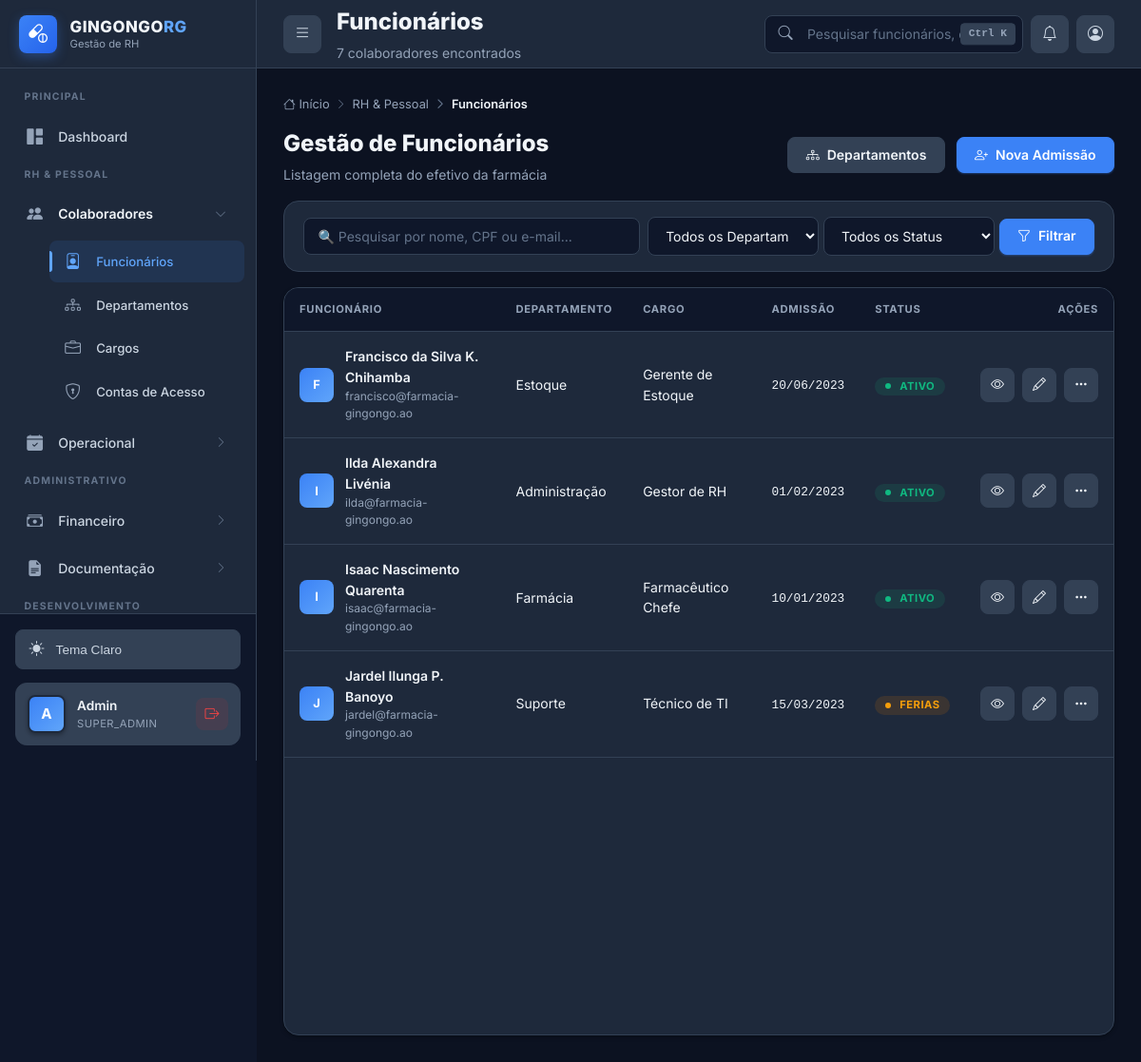
Screenshot of /funcionarios.php (signed in) with the database file from the repository.
### tables this page shows
CREATE TABLE IF NOT EXISTS funcionarios (
    id INT AUTO_INCREMENT PRIMARY KEY,
    nome_completo VARCHAR(200) NOT NULL,
    bi VARCHAR(30) NOT NULL UNIQUE,
    data_nascimento DATE NOT NULL,
    sexo ENUM('M', 'F', 'Outro') NOT NULL,
    telefone VARCHAR(20),
    email VARCHAR(100),
    endereco TEXT,

     
    departamento_id INT NOT NULL,
    cargo_id INT NOT NULL,
    data_admissao DATE NOT NULL,
    data_demissao DATE NULL,
    tipo_contrato ENUM('Tempo_Indeterminado', 'Tempo_Determinado', 'Estagio', 'Temporario') DEFAULT 'Tempo_Indeterminado',
    status ENUM('ativo', 'ferias', 'afastado', 'demitido') DEFAULT 'ativo',

     
    salario_atual DECIMAL(10, 2) NOT NULL,
    banco VARCHAR(100),
    agencia VARCHAR(20),
    conta VARCHAR(30),
    iban VARCHAR(50) NULL,
    nif_angolano VARCHAR(20) NULL,
    foto VARCHAR(500) NULL,
    
     
    usuario_id INT NULL,
    
     
    created_at TIMESTAMP DEFAULT CURRENT_TIMESTAMP,
    updated_at TIMESTAMP DEFAULT CURRENT_TIMESTAMP ON UPDATE CURRENT_TIMESTAMP,
    
     
    FOREIGN KEY (departamento_id) REFERENCES departamentos(id) ON DELETE RESTRICT,
    FOREIGN KEY (cargo_id) REFERENCES cargos(id) ON DELETE RESTRICT,
    FOREIGN KEY (usuario_id) REFERENCES usuarios(id) ON DELETE SET NULL,
    
     
    INDEX idx_bi (bi),
    INDEX idx_nome (nome_completo),
    INDEX idx_status (status),
    INDEX idx_departamento (departamento_id),
    INDEX idx_cargo (cargo_id),
    INDEX idx_data_admissao (data_admissao)
);

CREATE TABLE IF NOT EXISTS departamentos (
    id INT AUTO_INCREMENT PRIMARY KEY,
    nome VARCHAR(100) NOT NULL UNIQUE,
    descricao TEXT,
    responsavel_id INT NULL,
    ativo BOOLEAN DEFAULT TRUE,
    created_at TIMESTAMP DEFAULT CURRENT_TIMESTAMP,
    updated_at TIMESTAMP DEFAULT CURRENT_TIMESTAMP ON UPDATE CURRENT_TIMESTAMP,
    INDEX idx_ativo (ativo),
    INDEX idx_nome (nome)
);

CREATE TABLE IF NOT EXISTS cargos (
    id INT AUTO_INCREMENT PRIMARY KEY,
    nome VARCHAR(100) NOT NULL UNIQUE,
    salario_base DECIMAL(10, 2) NOT NULL,
    descricao TEXT,
    nivel_hierarquico ENUM('operacional', 'tecnico', 'gerencial', 'diretivo') DEFAULT 'operacional',
    requer_certificacao BOOLEAN DEFAULT FALSE,
    ativo BOOLEAN DEFAULT TRUE,
    created_at TIMESTAMP DEFAULT CURRENT_TIMESTAMP,
    updated_at TIMESTAMP DEFAULT CURRENT_TIMESTAMP ON UPDATE CURRENT_TIMESTAMP,
    INDEX idx_ativo (ativo),
    INDEX idx_nivel (nivel_hierarquico)
);

### public/funcionarios.php (the view, shortened to what this page needs)
<?php
$db = Database::getInstance()->getConnection();
$busca = trim($_GET['busca'] ?? '');
try {
    $sql = "SELECT f.*, d.nome as departamento_nome, c.nome as cargo_nome
            FROM funcionarios f
            LEFT JOIN departamentos d ON f.departamento_id = d.id
            LEFT JOIN cargos c ON f.cargo_id = c.id
            WHERE 1=1";
    $params = [];
    $sql .= " ORDER BY f.nome_completo ASC";
    $stmt = $db->prepare($sql);
    $stmt->execute($params);
    $funcionarios = $stmt->fetchAll();
} catch (Exception $e) {
    $funcionarios = [];
    $departamentos = [];
    error_log("Erro ao listar funcionários: " . $e->getMessage());
}
?>
<!DOCTYPE html>
<html lang="pt-BR">
<head>
    <link rel="stylesheet" href="https://cdn.jsdelivr.net/npm/bootstrap-icons@1.11.3/font/bootstrap-icons.min.css">
    <link rel="stylesheet" href="css/style-2026.css">
</head>
<body class="dashboard-body">
    <div class="app-wrapper">
        <?php include 'includes/sidebar.php'; ?>
        <div class="main-area" id="mainArea">
            <?php include 'includes/topbar.php'; ?>
            <div class="content-body">
                <nav>
                    <ol class="breadcrumb">
                        <li class="breadcrumb-item"><a href="dashboard.php"><i class="bi bi-house"></i> Início</a></li>
                        <li class="breadcrumb-item">RH & Pessoal</li>
                        <li class="breadcrumb-item active">Funcionários</li>
                    </ol>
                </nav>
                <div class="d-flex justify-content-between align-items-center mb-3" style="flex-wrap: wrap; gap: 1rem;">
                    <div>
                        <h2 style="font-size: 1.5rem; font-weight: 800; margin: 0;">Gestão de Funcionários</h2>
                        <p style="color: var(--text-muted); margin: 0.25rem 0 0; font-size: 0.875rem;">Listagem completa do efetivo da farmácia</p>
                    </div>
                    <div class="d-flex gap-2">
                        <a href="departamentos.php" class="btn btn-secondary">
                            <i class="bi bi-diagram-3"></i> Departamentos
                        </a>
                        <a href="admissao.php" class="btn btn-primary">
                            <i class="bi bi-person-plus"></i> Nova Admissão
                        </a>
                    </div>
                </div>
                <form class="filter-bar" method="GET">
                    <div style="flex: 2; min-width: 220px;">
                        <input type="text" name="busca" class="form-control" placeholder="🔍 Pesquisar por nome, CPF ou e-mail..." value="<?php echo htmlspecialchars($busca); ?>">
                    </div>
                    <div style="flex: 1; min-width: 160px;">
                        <select name="departamento_id" class="form-select">
                            <option value="">Todos os Departamentos</option>
                        </select>
                    </div>
                    <div style="flex: 1; min-width: 140px;">
                        <select name="status" class="form-select">
                            <option value="">Todos os Status</option>
                        </select>
                    </div>
                    <button type="submit" class="btn btn-primary">
                        <i class="bi bi-funnel"></i> Filtrar
                    </button>
                </form>
                <div class="card">
                    <div class="table-responsive">
                        <table class="data-table">
                            <thead>
                                <tr>
                                    <th>Funcionário</th>
                                    <th>Departamento</th>
                                    <th>Cargo</th>
                                    <th>Admissão</th>
                                    <th>Status</th>
                                    <th style="text-align: right;">Ações</th>
                                </tr>
                            </thead>
                            <tbody>
                                <?php if (empty($funcionarios)): ?>
                                    <tr>
                                        <td colspan="6">
                                            <div class="empty-state">
                                                <i class="bi bi-people"></i>
                                                <h4>Nenhum funcionário encontrado</h4>
                                                <p>Ajuste os filtros ou adicione um novo colaborador.</p>
                                                <a href="admissao.php" class="btn btn-primary">
                                                    <i class="bi bi-person-plus"></i> Admissão
                                                </a>
                                            </div>
                                        </td>
                                    </tr>
                                <?php else: ?>
                                    <?php foreach ($funcionarios as $f): ?>
                                        <tr>
                                            <td>
                                                <div class="user-cell">
                                                    <div class="user-avatar-sm">
                                                        <?php echo strtoupper(substr($f['nome_completo'], 0, 1)); ?>
                                                    </div>
                                                    <div class="user-cell-info">
                                                        <strong><?php echo htmlspecialchars($f['nome_completo']); ?></strong>
                                                        <small><?php echo htmlspecialchars($f['email'] ?? $f['bi'] ?? '—'); ?></small>
                                                    </div>
                                                </div>
                                            </td>
                                            <td><?php echo htmlspecialchars($f['departamento_nome'] ?? '—'); ?></td>
                                            <td><?php echo htmlspecialchars($f['cargo_nome'] ?? '—'); ?></td>
                                            <td>
                                                <?php if (!empty($f['data_admissao'])): ?>
                                                    <span style="font-family: var(--font-mono); font-size: 0.8rem;">
                                                        <?php echo date('d/m/Y', strtotime($f['data_admissao'])); ?>
                                                    </span>
                                                <?php else: ?>
                                                    <span style="color: var(--text-faint);">—</span>
                                                <?php endif; ?>
                                            </td>
                                            <td>
                                                <?php
                                                $statusClass = match($f['status'] ?? '') {
                                                    'ativo' => 'badge-success',
                                                    'ferias' => 'badge-warning',
                                                    'afastado' => 'badge-info',
                                                    'demitido' => 'badge-danger',
                                                    default => 'badge-neutral'
                                                };
                                                ?>
                                                <span class="badge <?php echo $statusClass; ?>">
                                                    <span class="badge-dot"></span>
                                                    <?php echo htmlspecialchars(ucfirst($f['status'] ?? '—')); ?>
                                                </span>
                                            </td>
                                            <td>
                                                <div class="d-flex gap-1" style="justify-content: flex-end;">
                                                    <a href="perfil.php?id=<?php echo $f['id']; ?>" class="btn btn-icon btn-secondary" title="Ver perfil">
                                                        <i class="bi bi-eye"></i>
                                                    </a>
                                                    <a href="editar_funcionario.php?id=<?php echo $f['id']; ?>" class="btn btn-icon btn-secondary" title="Editar">
                                                        <i class="bi bi-pencil"></i>
                                                    </a>
                                                    <button class="btn btn-icon btn-secondary" title="Mais opções" onclick="App.toast('Menu de ações em desenvolvimento', 'info')">
                                                        <i class="bi bi-three-dots"></i>
                                                    </button>
                                                </div>
                                            </td>
                                        </tr>
                                    <?php endforeach; ?>
                                <?php endif; ?>
                            </tbody>
                        </table>
                    </div>
                </div>
            </div>
        </div>
    </div>
</body>
</html>

### rows the page displays
funcionarios: nome_completo "F", nome_completo "Francisco da Silva K. Chihamba", email "francisco@farmacia-gingongo.ao", departamento.nome "Estoque", cargo.nome "Gerente de Estoque", data_admissao "20/06/2023", status "ATIVO"
funcionarios: nome_completo "I", nome_completo "Ilda Alexandra Livénia", email "ilda@farmacia-gingongo.ao", departamento.nome "Administração", cargo.nome "Gestor de RH", data_admissao "01/02/2023", status "ATIVO"
funcionarios: nome_completo "I", nome_completo "Isaac Nascimento Quarenta", email "isaac@farmacia-gingongo.ao", departamento.nome "Farmácia", cargo.nome "Farmacêutico Chefe", data_admissao "10/01/2023", status "ATIVO"
funcionarios: nome_completo "J", nome_completo "Jardel Ilunga P. Banoyo", email "jardel@farmacia-gingongo.ao", departamento.nome "Suporte", cargo.nome "Técnico de TI", data_admissao "15/03/2023", status "FERIAS"

### other values shown
substr($user['username'], 0, 1) "A"
$user['username'] "Admin"
$user['role'] "SUPER_ADMIN"
$pageTitle "Funcionários"
$pageSubtitle "7 colaboradores encontrados"
